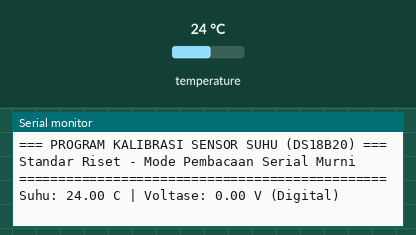
Recording of a sketch running on a simulated ESP32. Parts: the last lines printed to the serial monitor. The test bench sets the inputs (shaded band); at power-on: temperature 24 °C.

Above: at 2.2 s.
2.3 s: temperature set to 12 °C
At 4.5 s:
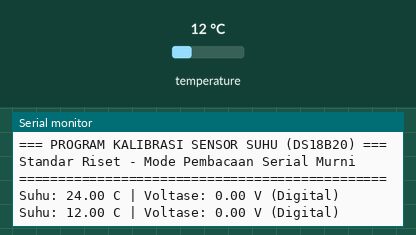
4.8 s: temperature set to 19 °C
At 6.2 s:
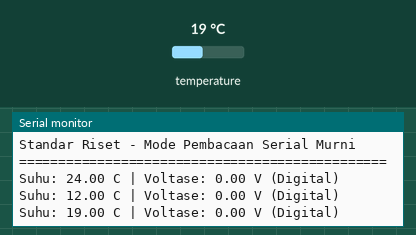
Timing chart, 0 to 7.8 s (numbered marks = the images above; inputs shaded):
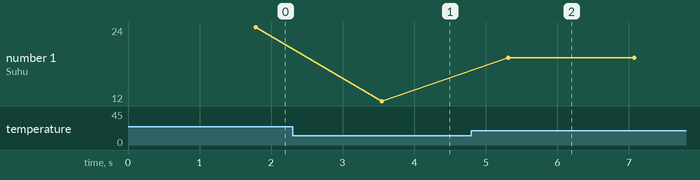

The sketch:

Suhu_DS18B20.ino
```cpp
#include <OneWire.h>
#include <DallasTemperature.h>

// ==========================================
// 1. DEFINISI PIN & OBJEK SENSOR
// ==========================================
#define SUHU_PIN 4  // Pin data untuk DS18B20

OneWire oneWire(SUHU_PIN);
DallasTemperature sensors(&oneWire);

// ==========================================
// 2. VARIABEL & NILAI KALIBRASI
// ==========================================
float suhuC;
float suhuVolt = 0.00; // Sensor digital tidak menggunakan pembacaan voltase ADC

// [PENTING UNTUK PENERUS RISET]
// Ubah nilai OFFSET_SUHU ini jika hasil pembacaan sensor berbeda
// dengan termometer standar/laboratorium.
// Contoh: Jika sensor terbaca 26.0 tapi suhu asli 25.5, ubah menjadi 0.5
const float OFFSET_SUHU = 0.0;

// ==========================================
// 3. SETUP UTAMA
// ==========================================
void setup() {
  Serial.begin(115200);
  Serial.println("\n=== PROGRAM KALIBRASI SENSOR SUHU (DS18B20) ===");
  Serial.println("Standar Riset - Mode Pembacaan Serial Murni");
  Serial.println("===============================================\n");

  // Inisialisasi Sensor
  sensors.begin();

  // UPGRADE: Mengunci resolusi sensor ke 12-bit untuk ketelitian maksimal (0.0625°C)
  // Catatan: Waktu konversi menjadi sedikit lebih lama (~750ms) tapi data sangat presisi.
  sensors.setResolution(12);

  delay(1000);
}

// ==========================================
// 4. MAIN LOOP
// ==========================================
void loop() {
  // --- A. Meminta Data dari Sensor ---
  sensors.requestTemperatures();
  suhuC = sensors.getTempCByIndex(0);

  // --- B. Sistem Pengaman (Fail-Safe) ---
  // Jika kabel terputus atau sensor rusak, DS18B20 akan mereturn nilai -127.00.
  // Kita kunci di angka 25.0 C agar perhitungan kompensasi sensor lain (pH, DO, EC)
  // tidak hancur berantakan saat digabungkan di Master Code.
  if (suhuC < -50.0) {
    suhuC = 25.0;
    Serial.println("[WARNING] Sensor tidak terdeteksi! Menggunakan suhu default 25.0 C");
  } else {
    // --- C. Menerapkan Nilai Kalibrasi (Offset) ---
    suhuC = suhuC - OFFSET_SUHU;
  }

  // --- D. Menampilkan ke Serial Monitor ---
  // Format disamakan dengan struktur Master Code (Value dan Voltase)
  Serial.printf("Suhu: %.2f C | Voltase: %.2f V (Digital)\n", suhuC, suhuVolt);

  // Delay 1 detik untuk kestabilan pembacaan di Serial Monitor
  delay(1000);
}
```

Measured:
- after the input at 2.3 s, the serial monitor: prints a new line after 1.3 s (image 1)
- after the input at 4.8 s, the serial monitor: prints a new line after 0.51 s (image 2)
- plotted number 1: 24 → 12 after the input at 2.3 s, 12 → 19 after the input at 4.8 s
